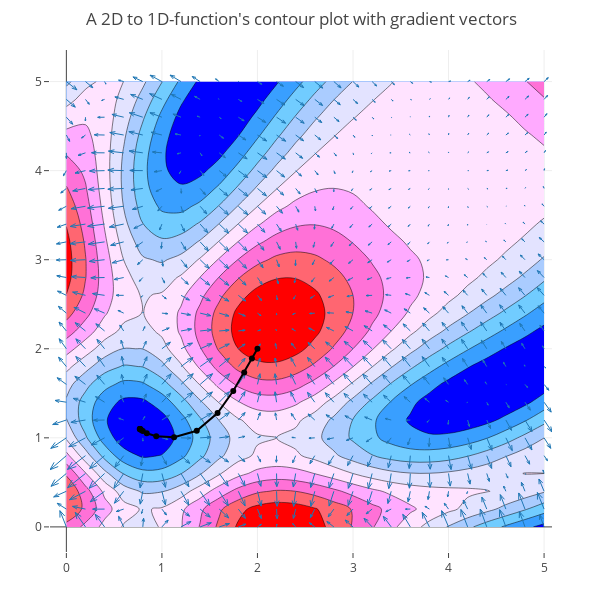
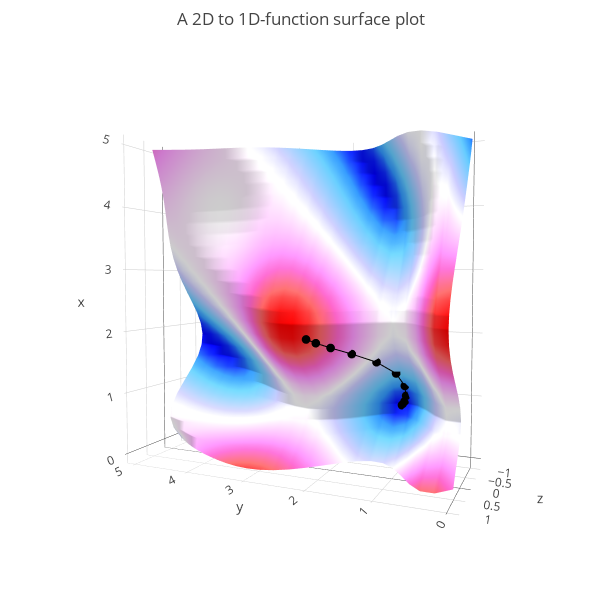

The notebook cell saved with these charts, in order:
### Markdown cell above
# Resultat
Testköra och experimentera med algoritmen med denna kod som bygger på det du gjort tidigiare.

### Code cell
# Experiment with these values
# - Add/move starting points to find all minima in between (0,0) and (5,5)
# - Analyze what happens with a large step size multiplier (alpha).
starting_points = [(2, 2)]
alpha = 0.2                
min_step_size = 0.001
max_steps = 100

# ------------------------------------------------------------------------------

# Runs gradient descent until our steps becomes too small (< min_step_size) or
# we have taken the maximum amount of steps
sim.gd_trails = []
for starting_point in starting_points:
    x, y = starting_point
    gd_trail = np.array([[x, y, f(x,y)]])
    latest_step_length = np.inf

    while latest_step_length > min_step_size and len(gd_trail) <= max_steps:
        x, y, latest_step_length = gradient_descent_step(x, y, alpha=alpha)
        gd_trail = np.append(gd_trail, [[x, y, f(x,y)]], axis=0)

    sim.gd_trails.append(gd_trail)
    print('Ran GD from f({:.2f}, {:.2f})={:5.2f} to f({:.2f}, {:.2f})={:5.2f} after {} steps.'.format(*gd_trail[0,:], *gd_trail[-1,:], len(gd_trail)))

sim.run()

### Figure 1 — Plotly figure (JSON) as saved in the notebook; plotly's stock layout.template omitted (floating-point values rounded to 4 significant figures; data arrays with more than 128 entries replaced by an {"elided": "..."} marker saying what was removed)
{"data": [{"line": {"width": 1}, "mode": "lines", "showlegend": false, "type": "scatter", "x": {"elided": "4732 float values"}, "y": {"elided": "4732 float values"}}, {"colorscale": "Picnic", "ncontours": 10, "showscale": false, "type": "contour", "x": [0, 0.2, 0.4, 0.6, 0.8, 1, 1.2, 1.4, 1.6, 1.8, 2, 2.2, 2.4, 2.6, 2.8, 3, 3.2, 3.4, 3.6, 3.8, 4, 4.2, 4.4, 4.6, 4.8, 5], "y": [0, 0.2, 0.4, 0.6, 0.8, 1, 1.2, 1.4, 1.6, 1.8, 2, 2.2, 2.4, 2.6, 2.8, 3, 3.2, 3.4, 3.6, 3.8, 4, 4.2, 4.4, 4.6, 4.8, 5], "z": {"elided": "26x26 float values"}}, {"line": {"color": "black"}, "mode": "markers+lines", "showlegend": false, "type": "scatter", "x": [2, 1.942, 1.861, 1.746, 1.583, 1.365, 1.127, 0.9406, 0.8415, 0.7998, 0.7822, 0.7745, 0.7711, 0.7695, 0.7688], "y": [2, 1.89, 1.734, 1.525, 1.279, 1.079, 1.007, 1.018, 1.051, 1.076, 1.089, 1.095, 1.098, 1.1, 1.1]}], "layout": {"height": 602, "margin": {"b": 50, "l": 50, "r": 50, "t": 50}, "scene": {"camera": {"center": {"x": 0, "y": 0, "z": 0}, "eye": {"x": 0.1, "y": -1, "z": 2.25}, "up": {"x": 1, "y": 0, "z": 0}}}, "title": "A 2D to 1D-function's contour plot with gradient vectors", "width": 602}}

### Figure 2 — Plotly figure (JSON) as saved in the notebook; plotly's stock layout.template omitted (floating-point values rounded to 4 significant figures; data arrays with more than 128 entries replaced by an {"elided": "..."} marker saying what was removed)
{"data": [{"colorscale": "Picnic", "showscale": false, "type": "surface", "x": [0, 0.2, 0.4, 0.6, 0.8, 1, 1.2, 1.4, 1.6, 1.8, 2, 2.2, 2.4, 2.6, 2.8, 3, 3.2, 3.4, 3.6, 3.8, 4, 4.2, 4.4, 4.6, 4.8, 5], "y": [0, 0.2, 0.4, 0.6, 0.8, 1, 1.2, 1.4, 1.6, 1.8, 2, 2.2, 2.4, 2.6, 2.8, 3, 3.2, 3.4, 3.6, 3.8, 4, 4.2, 4.4, 4.6, 4.8, 5], "z": {"elided": "26x26 float values"}}, {"line": {"color": "black"}, "marker": {"size": 3}, "mode": "markers+lines", "showlegend": false, "type": "scatter3d", "x": [2, 1.942, 1.861, 1.746, 1.583, 1.365, 1.127, 0.9406, 0.8415, 0.7998, 0.7822, 0.7745, 0.7711, 0.7695, 0.7688], "y": [2, 1.89, 1.734, 1.525, 1.279, 1.079, 1.007, 1.018, 1.051, 1.076, 1.089, 1.095, 1.098, 1.1, 1.1], "z": [0.951, 0.8576, 0.6756, 0.3523, -0.09136, -0.4889, -0.761, -0.8993, -0.9392, -0.9478, -0.9495, -0.9499, -0.95, -0.95, -0.95]}], "layout": {"height": 602, "margin": {"b": 50, "l": 50, "r": 50, "t": 50}, "scene": {"camera": {"center": {"x": 0, "y": 0, "z": 0}, "eye": {"x": 0.1, "y": -1, "z": 2.25}, "up": {"x": 1, "y": 0, "z": 0}}}, "title": "A 2D to 1D-function surface plot", "width": 602}}
